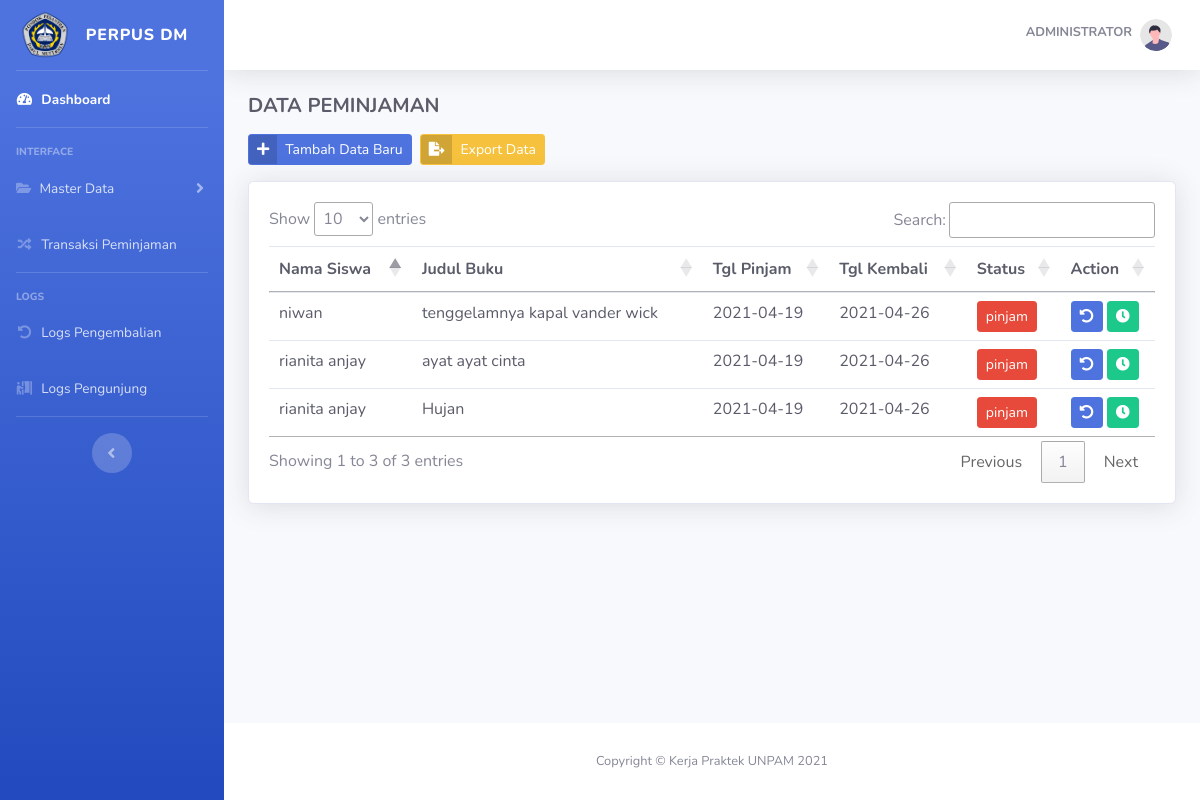
The page /index.php?pages=peminjaman (signed in) on the database its author committed.
### tables this page shows
CREATE TABLE `tb_user` (
  `id_user` int(11) NOT NULL,
  `nama` varchar(20) NOT NULL,
  `username` varchar(20) NOT NULL,
  `password` varchar(50) NOT NULL,
  `level` enum('admin','user') DEFAULT NULL
);

CREATE TABLE `tb_pinjam` (
  `id_pinjam` varchar(20) NOT NULL,
  `id_anggota` varchar(50) DEFAULT NULL,
  `id_buku` varchar(50) DEFAULT NULL,
  `tgl_pinjam` date DEFAULT NULL,
  `tgl_kembali` date DEFAULT NULL,
  `status` enum('pinjam','kembali') DEFAULT NULL,
  `jumlah` int(11) DEFAULT NULL
);

CREATE TABLE `tb_anggota` (
  `id` varchar(50) NOT NULL,
  `nis` varchar(12) DEFAULT NULL,
  `nama` varchar(100) DEFAULT NULL,
  `id_kelas` int(11) DEFAULT NULL,
  `jk` enum('P','L') DEFAULT NULL
);

CREATE TABLE `tb_buku` (
  `id` varchar(50) NOT NULL,
  `kdbuku` varchar(20) DEFAULT NULL,
  `judul` varchar(100) DEFAULT NULL,
  `penulis` varchar(50) DEFAULT NULL,
  `penerbit` varchar(50) DEFAULT NULL,
  `asal` enum('hibah','beli') DEFAULT NULL,
  `jumlah` int(11) DEFAULT NULL,
  `tahun` char(5) DEFAULT NULL,
  `isbn` varchar(20) DEFAULT NULL
);

### pages/peminjaman/peminjaman.php (the view, shortened to what this page needs)
<?php
require_once "_config/conn.php";
$select_data = "SELECT * FROM tb_pinjam
INNER JOIN tb_buku on tb_pinjam.id_buku = tb_buku.id
INNER JOIN tb_anggota on tb_pinjam.id_anggota = tb_anggota.id where status = 'pinjam'";
$run = mysqli_query($conn, $select_data);
?>
<div class="d-sm-flex align-items-center justify-content-between">
    <div class="mb-3">
        <h1 class="h5 mb-0 text-dark font-weight-bold">DATA PEMINJAMAN</h1>
    </div>
</div>
<div class=" m-auto row">
    <div class="mb-3">
        <a href="?pages=peminjaman&aksi=tambah"" class=" btn btn-primary btn-icon-split btn-sm">
            <span class="icon text-white">
                <i class="fas fa-plus"></i>
            </span>
            <span class="text">Tambah Data Baru</span>
        </a>
    </div>
    <div class="ml-2">
        <a href="?pages=export&aksi=peminjaman" class=" btn btn-warning btn-icon-split btn-sm">
            <span class="icon text-white-40">
                <i class="fas fa-file-export"></i>
            </span>
            <span class="text">Export Data</span>
        </a>
    </div>
</div>
<div class="card shadow ">
    <div class="card-body">
        <div class="data-tables table-responsive">
            <table class="table text-dark" id="mauexport" width="100%" cellspacing="0">
                <thead>
                    <tr>
                        <th>Nama Siswa</th>
                        <th>Judul Buku</th>
                        <th>Tgl Pinjam</th>
                        <th>Tgl Kembali</th>
                        <th>Status</th>
                        <th>Action</th>
                    </tr>
                </thead>
                <tbody>
                    <?php
                    foreach ($run as $pinjam) :
                    ?>
                        <tr>
                            <td><?= $pinjam['nama'] ?></td>
                            <td><?= $pinjam['judul'] ?></td>
                            <td><?= $pinjam['tgl_pinjam'] ?></td>
                            <td><?= $pinjam['tgl_kembali'] ?></td>
                            <td>
                                <a class="btn btn-sm btn-danger"><?= $pinjam['status'] ?></a>
                            </td>
                            <td>
                                <a href="?pages=peminjaman&aksi=kembalikan&id=<?= $pinjam['id_pinjam']; ?>" class="btn btn-sm btn-primary" data-placement="bottom" title="kembalikan"><i class="fas fa-undo-alt"></i></a>
                                <a href="?pages=peminjaman&aksi=perpanjang&id=<?= $pinjam['id_pinjam']; ?>&tgl=<?= $pinjam['tgl_kembali'] ?>
                                " class="btn btn-sm btn-success" data-placement="bottom" title="perpanjang"><i class="fas fa-clock">
                                    </i></a>
                            </td>
                        </tr>
                    <?php
                    endforeach
                    ?>
                </tbody>
            </table>
        </div>
    </div>
</div>

### index.php (shortened to what this page needs)
<?php
require_once "_config/conn.php";
if ($_SESSION['admin'] || @$_SESSION['user']) {
    $user = $_SESSION['admin'];
    $sql = mysqli_query($conn, "SELECT * FROM tb_user WHERE id_user='$user'");
    $data = $sql->fetch_assoc();
?>
    <!DOCTYPE html>
    <html lang="en">
    <head>
        <link href="vendor/fontawesome-free/css/all.min.css" rel="stylesheet" type="text/css">
        <link href="css/sb-admin-2.min.css" rel="stylesheet">
        <link rel="stylesheet" href="css/style.css">
        <link rel="stylesheet" href="https://cdnjs.cloudflare.com/ajax/libs/jqueryui/1.12.1/jquery-ui.css">
        <link rel="stylesheet" type="text/css" href="https://cdn.datatables.net/1.10.19/css/jquery.dataTables.css">
        <link rel="stylesheet" type="text/css" href="https://cdn.datatables.net/buttons/1.6.5/css/buttons.dataTables.min.css">
        <link rel="stylesheet" type="text/css" href="https://cdn.datatables.net/1.10.19/css/jquery.dataTables.min.css">
    </head>
    <body id="page-top">
        <div id="wrapper">
            <ul class="navbar-nav bg-gradient-primary sidebar sidebar-dark accordion" id="accordionSidebar">
                <a class="sidebar-brand d-flex align-items-center justify-content-center" href="index.php">
                    <img class="rounded-circle" src="img/logo.png" alt="" style="width: 50px;">
                    <div class="sidebar-brand-text mx-3">PERPUS DM</div>
                </a>
                <hr class="sidebar-divider my-0">
                <li class="nav-item active">
                    <a class="nav-link" href="index.php">
                        <i class="fas fa-fw fa-tachometer-alt"></i>
                        <span>Dashboard</span></a>
                </li>
                <hr class="sidebar-divider">
                <div class="sidebar-heading">
                    Interface
                </div>
                <li class="nav-item">
                    <a class="nav-link collapsed" href="#" data-toggle="collapse" data-target="#collapseTwo" aria-expanded="true" aria-controls="collapseTwo">
                        <i class="fas fa-folder-open fa-cog"></i>
                        <span>Master Data</span>
                    </a>
                </li>
                <li class="nav-item">
                    <a class="nav-link" href="?pages=peminjaman">
                        <i class="fas fa-fw fa-random"></i>
                        <span>Transaksi Peminjaman</span></a>
                </li>
                <hr class="sidebar-divider">
                <div class="sidebar-heading">
                    Logs
                </div>
                <li class="nav-item">
                    <a class="nav-link" href="?pages=logs&aksi=kembali">
                        <i class="fas fa-fw fa-undo-alt"></i>
                        <span>Logs Pengembalian</span></a>
                </li>
                <li class="nav-item">
                    <a class="nav-link" href="?pages=logs&aksi=pengunjung"">
                        <i class=" fas fa-fw fa-person-booth"></i>
                        <span>Logs Pengunjung</span></a>
                </li>
                <hr class="sidebar-divider d-none d-md-block">
                <div class="text-center d-none d-md-inline">
                    <button class="rounded-circle border-0" id="sidebarToggle"></button>
                </div>
            </ul>
            <div id="content-wrapper" class="d-flex flex-column">
                <div id="content">
                    <nav class="navbar navbar-expand navbar-light bg-white topbar mb-4 static-top shadow">
                        <ul class="navbar-nav ml-auto">
                            <li class="nav-item dropdown no-arrow">
                                <a class="nav-link dropdown-toggle" href="#" id="userDropdown" role="button" data-toggle="dropdown" aria-haspopup="true" aria-expanded="false">
                                    <span class="mr-2 d-none d-lg-inline text-gray-600 small font-weight-bold mb-1 text-uppercase"><?= $data['nama']; ?></span>
                                    <img class="img-profile rounded-circle" src="img/undraw_profile.svg">
                                </a>
                            </li>
                        </ul>
                    </nav>
                    <div class="container-fluid">
                        <div class="bock-header">
                            <?php
                            $pages = $_GET['pages'];
                            $aksi = $_GET['aksi'];
                            if ($pages == "anggota") {
                                if ($aksi == "") {
                                    include "pages/anggota/anggota.php";
                                } elseif ($aksi == "tambah") {
                                } elseif ($aksi == "ubah") {
                                } elseif ($aksi == "hapus") {
                                    include "pages/anggota/hapus.php";
                                }
                            } elseif ($pages == "buku") {
                                if ($aksi == "hapus") {
                                    include "pages/buku/hapus.php";
                                } else {
                                    include "pages/buku/buku.php";
                                }
                            } elseif ($pages == "peminjaman") {
                                if ($aksi == "tambah") {
                                    include "pages/peminjaman/tambah_pinjam.php";
                                } elseif ($aksi == "kembalikan") {
                                    include "pages/peminjaman/kembalikan.php";
                                } elseif ($aksi == "perpanjang") {
                                    include "pages/peminjaman/perpanjang.php";
                                } elseif ($aksi == "cari") {
                                    include "pages/peminjaman/search.php";
                                } else {
                                    include "pages/peminjaman/peminjaman.php";
                                }
                            } elseif ($pages == "kembali") {
                                include "pages/kembali/kembali.php";
                            } elseif ($pages == "user") {
                                include "pages/user/profile.php";
                            } elseif ($pages == "settings") {
                                if ($aksi == "hapus") {
                                    include "pages/user/hapus.php";
                                }
                                include "pages/user/settings.php";
                            } elseif ($pages == "kelas") {
                                if ($aksi == "hapus") {
                                    include "pages/kelas/hapus.php";
                                }
                                include "pages/kelas/kelas.php";
                            } elseif ($pages == "backup") {
                                include "pages/backup/backup.php";
                            } elseif ($pages == "import") {
                                include "pages/import/";
                            } elseif ($pages == "export") {
                                if ($aksi == "peminjaman") {
                                    include "pages/export/export_pinjam.php";
                                } elseif ($aksi == "buku") {
                                    include "pages/export/export_buku.php";
                                }
                            } else {
                                include "pages/dasboard/dasboard.php";
                            }
                            ?>
                        </div>
                    </div>
                </div>
                <footer class="sticky-footer bg-white">
                    <div class="container my-auto">
                        <div class="copyright text-center my-auto">
                            <span>Copyright &copy; Kerja Praktek UNPAM 2021</span>
                        </div>
                    </div>
                </footer>
            </div>
        </div>
    </body>
    </html>
<?php
} else {
    header("location:login.php");
}
?>

### rows shown on the page
tb_user: nama "ADMINISTRATOR"
tb_pinjam: id_anggota.nama "rianita anjay", id_buku.judul "ayat ayat cinta", tgl_pinjam "2021-04-19", tgl_kembali "2021-04-26", status "pinjam"
tb_pinjam: id_anggota.nama "niwan", id_buku.judul "tenggelamnya kapal vander wick", tgl_pinjam "2021-04-19", tgl_kembali "2021-04-26", status "pinjam"
tb_pinjam: id_anggota.nama "rianita anjay", id_buku.judul "Hujan", tgl_pinjam "2021-04-19", tgl_kembali "2021-04-26", status "pinjam"
